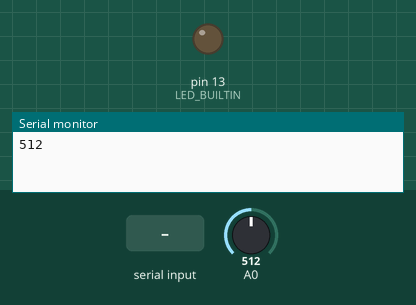
Simulated run of this sketch. Board: Arduino Uno, built with avr-gcc and run on an emulated ATmega328P. Shown: output pins drawn as LEDs (lit = HIGH), the last lines printed to the serial monitor. The test bench sets the inputs (shaded band); at power-on: A0 = 512.

Above: at 1.2 s.
1.3 s: "H" received over Serial
At 2.4 s:
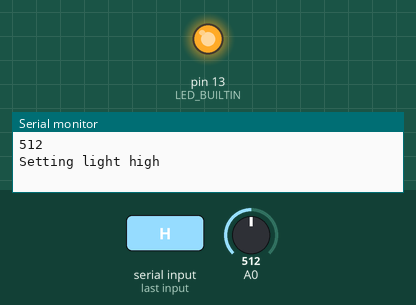
2.8 s: "L" received over Serial
At 3.5 s:
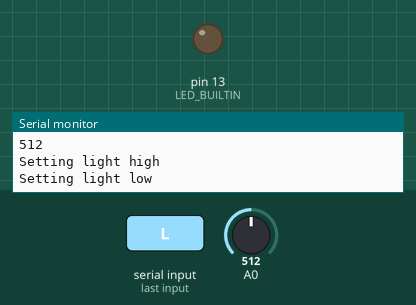
Timing chart, 0 to 5.8 s (numbered marks = the images above; inputs shaded):
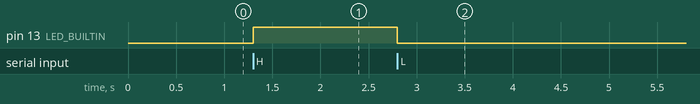

Measured:
- after the input at 1.3 s, pin 13 (LED_BUILTIN): LOW → HIGH at once
- after the input at 2.8 s, pin 13 (LED_BUILTIN): HIGH → LOW at once

The sketch:

serialHello.ino
```cpp
// SerialHello
//
// This program:
// * takes input from potentiometer -> sends values to serial
// * takes serial input -> sets onboard LED to (L)ow and (H)igh

int incomingByte;
int lastValPot = -1;
int sensitivityFactor = 10; // lower is more sensitive )potentiometer)

void setup() {
  pinMode(LED_BUILTIN, OUTPUT);
  Serial.begin(9600);
}

void loop() {
  // read in serial and toggle onboard LED
  if (Serial.available() > 0) {
    incomingByte = Serial.read();

    // capital H (ASCII 72) turns on the LED
    if (incomingByte == 'H') { //
      digitalWrite(LED_BUILTIN, HIGH);
      Serial.println("Setting light high");
    }

    // capital L (ASCII 76) turns off the LED
    if (incomingByte == 'L') {
      digitalWrite(LED_BUILTIN, LOW);
      Serial.println("Setting light low");
    }
  }

  // send an update when the value has changed significantly
  int valPot = analogRead(A0);
  if (abs(valPot - lastValPot) > sensitivityFactor) {
    Serial.println(String(valPot));
    lastValPot = valPot;
  }
}
```
